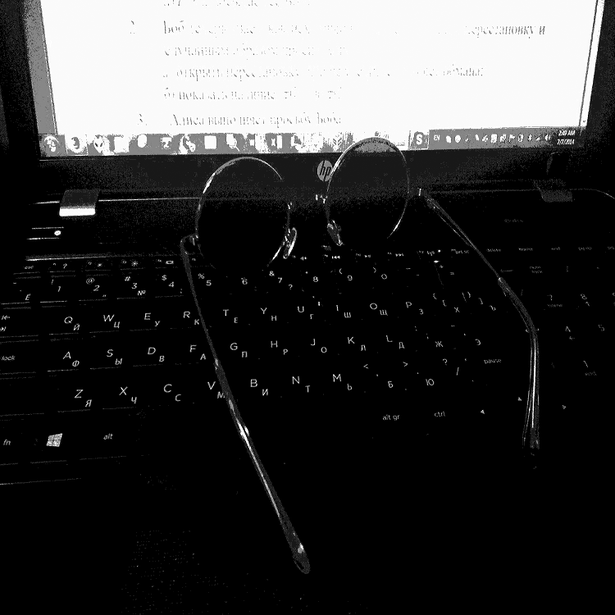
#> input picture GrayscaleContainer.bmp, 615 x 615 px, shrunk from 750 x 750 before the run, found by its file name
$ python BhatnagarEmbeddingMethod.py   (Python 2 division)
#> lines starting #> are read from the running program, lines starting #| are printed output that depends on the picture
# coding: utf-8


"""
Created on Thu Jul 23 2015

@author: Anton at 0x0af@ukr.net
"""

import numpy
import scipy
from PIL import Image


def bhatnagar_embed(grayscale_container_path, grayscale_watermark_path, watermarked_image_path, alpha):
    """
    Bhatnagar embedding method implementation.

    Outputs the resulting watermarked image to watermarked_image_path

    23-July-2015
    """
#> called with alpha = 10

    def is_power2(num):
        return num != 0 and ((num & (num - 1)) == 0)

    grayscale_container_2darray = numpy.asarray(Image.open(grayscale_container_path).convert("L"))
#> grayscale_container_2darray is the input picture: shape (615, 615); min 0, max 255, mean 57.4
    grayscale_watermark_2darray = numpy.asarray(Image.open(grayscale_watermark_path).convert("L"))
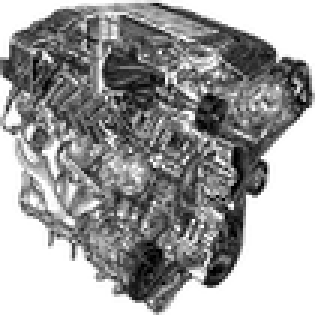
#> input picture GrayscaleWatermark.bmp, 105 x 105 px, shrunk from 128 x 128 before the run, found by its file name (shown 3 times larger)
#> grayscale_watermark_2darray is the input picture: shape (105, 105); min 0, max 255, mean 158.3

    # Resize container

    while not (is_power2(grayscale_container_2darray.shape[0])):
        grayscale_container_2darray = numpy.r_[
            grayscale_container_2darray, numpy.zeros(grayscale_container_2darray.shape[1])[numpy.newaxis]]
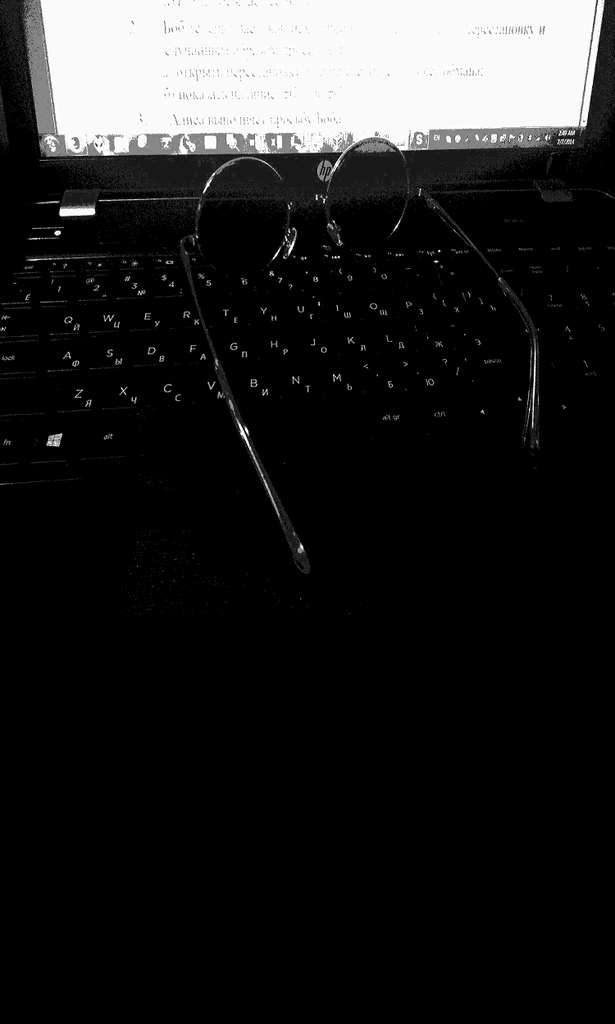
#> grayscale_container_2darray: shape (1024, 615) float64; min 0, max 255, mean 34.5

    while not (is_power2(grayscale_container_2darray.shape[1])):
        grayscale_container_2darray = numpy.c_[
            grayscale_container_2darray, numpy.zeros(grayscale_container_2darray.shape[0])]
#> grayscale_container_2darray: shape (1024, 1024) float64

    while grayscale_container_2darray.shape[0] != grayscale_container_2darray.shape[1]:
        if grayscale_container_2darray.shape[0] > grayscale_container_2darray.shape[1]:
            grayscale_container_2darray = numpy.c_[
                grayscale_container_2darray, numpy.zeros(grayscale_container_2darray.shape[0])]
        elif grayscale_container_2darray.shape[0] < grayscale_container_2darray.shape[1]:
            grayscale_container_2darray = numpy.r_[
                grayscale_container_2darray, numpy.zeros(grayscale_container_2darray.shape[1])[numpy.newaxis]]

    # Coarsest level watermark embed

    coarsest_level_watermarked_image = coarsest_level_embed(grayscale_container_2darray, grayscale_watermark_2darray,
                                                            alpha)

    # Finest level watermark embed

    finest_level_watermarked_image = finest_level_embed(coarsest_level_watermarked_image, grayscale_watermark_2darray,
                                                        alpha)

    finest_level_watermarked_image[finest_level_watermarked_image > 255] = 255
    finest_level_watermarked_image[finest_level_watermarked_image < 0] = 0

    watermarked_image = Image.fromarray(numpy.uint8(finest_level_watermarked_image))
    # watermarked_image.show()

    # Write image to file

    watermarked_image.save(watermarked_image_path)

    return


def finest_level_embed(grayscale_container_2darray, grayscale_watermark_2darray, alpha):
    # Get a 2-level 2D MR-WHT

    transformed_grayscale_stego = multiresolutional_walsh_hadamard_transform(
        multiresolutional_walsh_hadamard_transform(grayscale_container_2darray))

    # Select hh sub-band

    hh = numpy.zeros((transformed_grayscale_stego.shape[0] / 2, transformed_grayscale_stego.shape[0] / 2))

    # print hh.shape, transformed_grayscale_stego.shape

    for row in range(0, int(transformed_grayscale_stego.shape[0] / 2 - 1)):
        for cell in range(0, int(transformed_grayscale_stego.shape[0] / 2 - 1)):
            hh[row][cell] = transformed_grayscale_stego[row][cell]

    # Perform SVD on hh

    hhu, hhs, hhv = numpy.linalg.svd(hh, full_matrices=True)

    # Perform SVD on watermark

    wu, ws, wv = numpy.linalg.svd(grayscale_watermark_2darray, full_matrices=True)

    # Modify singular values of hh

    middle_sv_offset = 32

    for i in range(0, ws.shape[0]):
        hhs[i + middle_sv_offset] += (float(alpha) * float(ws[i])) / float(numpy.amax(hhs))

    # Perform ISVD on hh

    hh = numpy.dot(hhu, numpy.dot(numpy.diag(hhs), hhv))

    # Put hh back

    for row in range(0, int(transformed_grayscale_stego.shape[0] / 2 - 1)):
        for cell in range(0, int(transformed_grayscale_stego.shape[0] / 2 - 1)):
            transformed_grayscale_stego[row][cell] = hh[row][cell]

    # Get an inverse 2-level 2D MR-WHT

    inverse_transformed_grayscale_stego = inverse_multiresolutional_walsh_hadamard_transform(
        inverse_multiresolutional_walsh_hadamard_transform(transformed_grayscale_stego))

    return inverse_transformed_grayscale_stego


def coarsest_level_embed(grayscale_container_2darray, grayscale_watermark_2darray, alpha):
    # Get a 1-level 2D MR-WHT

#> called with alpha = 10
    transformed_grayscale_stego = multiresolutional_walsh_hadamard_transform(grayscale_container_2darray)
#> in multiresolutional_walsh_hadamard_transform, `transformed_grayscale_image = numpy.dot(H, grayscale_image)`:
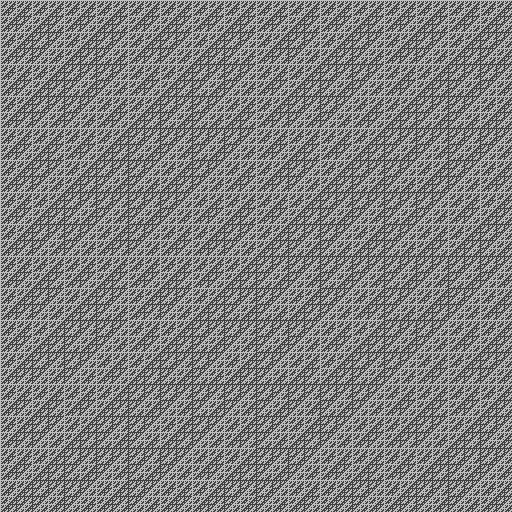
#> H: shape (1024, 1024) int64 (shown at 1/2 size); values -1 (black) and 1 (white), 50% white; black in thin lines or dots

    # Select hh sub-band

    hh = numpy.zeros((transformed_grayscale_stego.shape[0] / 2, transformed_grayscale_stego.shape[0] / 2))

    # print hh.shape, transformed_grayscale_stego.shape

    for row in range(0, int(transformed_grayscale_stego.shape[0] / 2 - 1)):
        for cell in range(0, int(transformed_grayscale_stego.shape[0] / 2 - 1)):
            hh[row][cell] = transformed_grayscale_stego[row][cell]

    # Perform SVD on hh

    hhu, hhs, hhv = numpy.linalg.svd(hh, full_matrices=True)
#> hhs = 512 values, max 1458115.4 at index 0, min 1.13e-10 at index 511, mean 9176.6

    # Perform SVD on watermark

    wu, ws, wv = numpy.linalg.svd(grayscale_watermark_2darray, full_matrices=True)
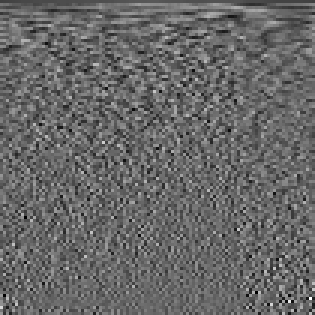
#> wv: shape (105, 105) float64 (shown 3 times larger); min -0.371, max 0.539, mean -0.000595; drawn with min black and max white
#> ws = 105 values, max 17653.8 at index 0, min 0.308 at index 104, mean 546.8

    # Modify singular values of hh

    middle_sv_offset = 63

    for i in range(0, ws.shape[0]):
        hhs[i + middle_sv_offset] += (float(alpha) * float(ws[i])) / float(numpy.amax(hhs))

    # Perform ISVD on hh

    hh = numpy.dot(hhu, numpy.dot(numpy.diag(hhs), hhv))

    # Put hh back

    for row in range(0, int(transformed_grayscale_stego.shape[0] / 2 - 1)):
        for cell in range(0, int(transformed_grayscale_stego.shape[0] / 2 - 1)):
            transformed_grayscale_stego[row][cell] = hh[row][cell]

    # Get an inverse 1-level 2D MR-WHT

    inverse_transformed_grayscale_stego = inverse_multiresolutional_walsh_hadamard_transform(
        transformed_grayscale_stego)
#> after the loop in finest_level_embed, `for row in range(0, int(transformed_grayscale_stego.shape[0] / 2 - 1)):`:
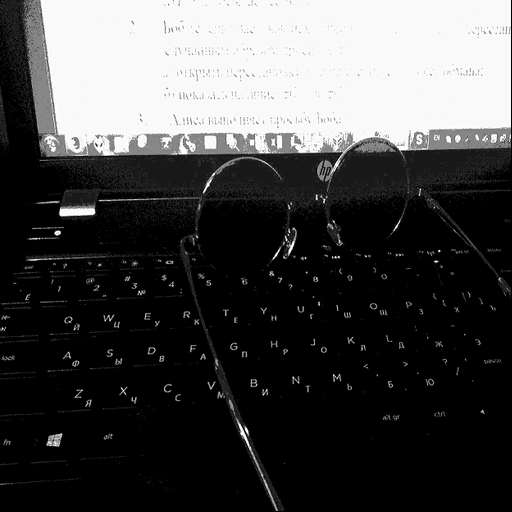
#> hh: shape (512, 512) float64; min -0.0867, max 261120.1, mean 72920.9; drawn with min black and max white
#> in finest_level_embed, `hhu, hhs, hhv = numpy.linalg.svd(hh, full_matrices=True)`: hhs = 512 values, max 65827792.4 at index 0, min 5.09e-09 at index 511, mean 411426.4
#> in bhatnagar_embed, `finest_level_watermarked_image[finest_level_watermarked_image > 255] =..`: finest_level_watermarked_image: shape (1024, 1024) float64; min -0.00015, max 255, mean 20.7
#> in bhatnagar_embed, `finest_level_watermarked_image[finest_level_watermarked_image < 0] = 0`: finest_level_watermarked_image: shape (1024, 1024) float64; min 0, max 255, mean 20.7

    return inverse_transformed_grayscale_stego


def bhatnagar_extract(grayscale_stego_path, grayscale_container_path, grayscale_watermark_path,
                      coarsest_extracted_watermark_path,
                      finest_extracted_watermark_path, watermark_size, alpha):
    """
    Bhatnagar extracting method implementation.

    Outputs the extracted watermark to ExtractedWatermarkPath

    23-July-2015
    """
#> called with watermark_size = 128, alpha = 10

    def is_power2(num):
        return num != 0 and ((num & (num - 1)) == 0)

    grayscale_stego_2darray = numpy.asarray(Image.open(grayscale_stego_path).convert("L"))
    grayscale_container_2darray = numpy.asarray(Image.open(grayscale_container_path).convert("L"))
    assert grayscale_stego_2darray.shape[0] == grayscale_stego_2darray.shape[1], 'Grayscale Stego is not square!'

    # Resize container

    while not (is_power2(grayscale_container_2darray.shape[0])):
        grayscale_container_2darray = numpy.r_[
            grayscale_container_2darray, numpy.zeros(grayscale_container_2darray.shape[1])[numpy.newaxis]]

    while not (is_power2(grayscale_container_2darray.shape[1])):
        grayscale_container_2darray = numpy.c_[
            grayscale_container_2darray, numpy.zeros(grayscale_container_2darray.shape[0])]

    while grayscale_container_2darray.shape[0] != grayscale_container_2darray.shape[1]:
        if grayscale_container_2darray.shape[0] > grayscale_container_2darray.shape[1]:
            grayscale_container_2darray = numpy.c_[
                grayscale_container_2darray, numpy.zeros(grayscale_container_2darray.shape[0])]
        elif grayscale_container_2darray.shape[0] < grayscale_container_2darray.shape[1]:
            grayscale_container_2darray = numpy.r_[
                grayscale_container_2darray, numpy.zeros(grayscale_container_2darray.shape[1])[numpy.newaxis]]

    assert grayscale_stego_2darray.shape[0] == grayscale_container_2darray.shape[
        1], 'Grayscale Container and Grayscale Stego sizes do not comply!'

    # grayscaleWatermark2DArray = numpy.asarray(Image.open(grayscale_watermark_path).convert("L"))

    # Extract watermark from the coarsest level

    coarsest_extracted_watermark = coarsest_level_extract(grayscale_stego_2darray, grayscale_container_2darray,
                                                          watermark_size,
                                                          alpha)
#> in coarsest_level_extract, `hhu, stego_hhs, hhv = numpy.linalg.svd(stego_hh, full_matrices=True)`: stego_hhs = 512 values, max 1454886.8 at index 0, min 1.13e-10 at index 511, mean 9179.5
#> in coarsest_level_extract, `hhu, container_hhs, hhv = numpy.linalg.svd(container_hh, full_matrices..`: container_hhs = 512 values, max 1458115.4 at index 0, min 1.13e-10 at index 511, mean 9176.6
#> after the loop in coarsest_level_extract, `for i in range(0, watermark_size):`: watermark_s = 128 values, max 48384631.7 at index 3, min -2309744.3 at index 113, mean 7947086.3

    coarsest_extracted_watermark[coarsest_extracted_watermark > 255] = 255
    coarsest_extracted_watermark[coarsest_extracted_watermark < 0] = 0
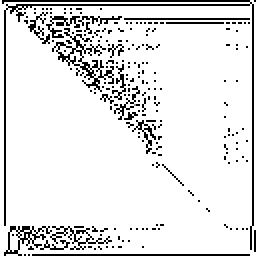
#> coarsest_extracted_watermark: shape (128, 128) float64 (shown 2 times larger); min 0, max 255, mean 227.2

    # Write image to file

    Image.fromarray(numpy.uint8(coarsest_extracted_watermark)).save(coarsest_extracted_watermark_path)

    # Extract watermark from the finest level

    finest_extracted_watermark = finest_level_extract(grayscale_stego_2darray, grayscale_container_2darray,
                                                      watermark_size,
                                                      alpha)

    finest_extracted_watermark[finest_extracted_watermark > 255] = 255
    finest_extracted_watermark[finest_extracted_watermark < 0] = 0

    # Write image to file

    Image.fromarray(numpy.uint8(finest_extracted_watermark)).save(finest_extracted_watermark_path)

    return


def finest_level_extract(grayscale_stego_2darray, grayscale_container_2darray, watermark_size, alpha):
    # Get a 2-level 2D MR-WHT of Stego and Container

#> called with watermark_size = 128, alpha = 10
    transformed_grayscale_stego = multiresolutional_walsh_hadamard_transform(
        multiresolutional_walsh_hadamard_transform(grayscale_stego_2darray))
    transformed_grayscale_container = multiresolutional_walsh_hadamard_transform(
        multiresolutional_walsh_hadamard_transform(grayscale_container_2darray))

    size = transformed_grayscale_stego.shape[0] / 2
#> size = 512

    # Select HH sub-band for both

    stego_hh = numpy.zeros((size, size))
    container_hh = numpy.zeros((size, size))

    for row in range(0, int(size - 1)):
        for cell in range(0, int(size - 1)):
            stego_hh[row][cell] = transformed_grayscale_stego[row][cell]

    for row in range(0, int(size - 1)):
        for cell in range(0, int(size - 1)):
            container_hh[row][cell] = transformed_grayscale_container[row][cell]

    # Perform SVD

    hhu, stego_hhs, hhv = numpy.linalg.svd(stego_hh, full_matrices=True)
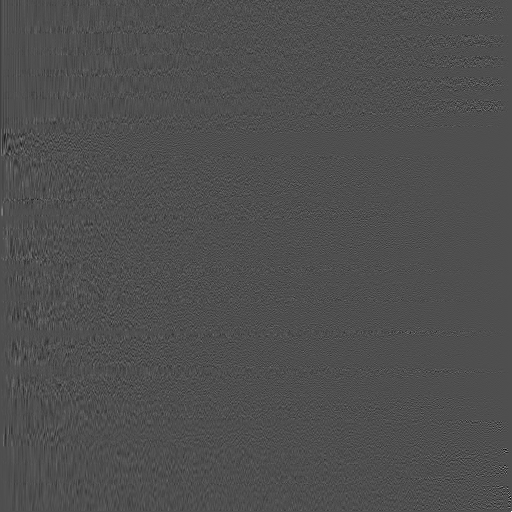
#> hhu: shape (512, 512) float64; min -0.449, max 1, mean 0.00012; drawn with min black and max white
#> stego_hhs = 512 values, max 65685046.6 at index 0, min 5.12e-09 at index 511, mean 411557.9
    hhu, container_hhs, hhv = numpy.linalg.svd(container_hh, full_matrices=True)
#> container_hhs has the same summary as hhs in finest_level_embed

    # Define watermark singular values

    middle_sv_offset = 32

    watermark_s = numpy.zeros(watermark_size)

    for i in range(0, watermark_size):
        watermark_s[i] = (float(stego_hhs[i + middle_sv_offset]) - float(container_hhs[i + middle_sv_offset])) / (
            float(alpha) / float(numpy.amax(container_hhs)))
#> after the loop, watermark_s = 128 values, max 8.24e+10 at index 27, min -1.73e+10 at index 0, mean 1.75e+10

    # Construct the extracted watermark

    wu, t, wv = numpy.linalg.svd(numpy.ones((watermark_size, watermark_size)))

    extracted_watermark = numpy.dot(wu, numpy.dot(numpy.diag(watermark_s), wv))

    return extracted_watermark


def coarsest_level_extract(grayscale_stego_2darray, grayscale_container2darray, watermark_size, alpha):
    # Get a 1-level 2D MR-WHT of Stego and Container

    transformed_grayscale_stego = multiresolutional_walsh_hadamard_transform(grayscale_stego_2darray)
    transformed_grayscale_container = multiresolutional_walsh_hadamard_transform(grayscale_container2darray)

    size = transformed_grayscale_stego.shape[0] / 2

    # Select HH sub-band for both

    stego_hh = numpy.zeros((size, size))
    container_hh = numpy.zeros((size, size))

    for row in range(0, int(size - 1)):
        for cell in range(0, int(size - 1)):
            stego_hh[row][cell] = transformed_grayscale_stego[row][cell]

    for row in range(0, int(size - 1)):
        for cell in range(0, int(size - 1)):
            container_hh[row][cell] = transformed_grayscale_container[row][cell]

    # Perform SVD

    hhu, stego_hhs, hhv = numpy.linalg.svd(stego_hh, full_matrices=True)
    hhu, container_hhs, hhv = numpy.linalg.svd(container_hh, full_matrices=True)

    # Define watermark singular values

    middle_sv_offset = 63

    watermark_s = numpy.zeros(watermark_size)

    for i in range(0, watermark_size):
        watermark_s[i] = (float(stego_hhs[i + middle_sv_offset]) - float(container_hhs[i + middle_sv_offset])) / (
            float(alpha) / float(numpy.amax(container_hhs)))

    # Construct the extracted watermark

    wu, t, wv = numpy.linalg.svd(numpy.ones((watermark_size, watermark_size)))

    extracted_watermark = numpy.dot(wu, numpy.dot(numpy.diag(watermark_s), wv))

    return extracted_watermark


def multiresolutional_walsh_hadamard_transform(grayscale_image):
    """
    MR-WHT implementation.

    Outputs 1-level MR-WHT transformed image

    23-July-2015
    """

    def is_power2(num):
        return num != 0 and ((num & (num - 1)) == 0)

    assert is_power2(grayscale_image.shape[0]) and (
        grayscale_image.shape[0] == grayscale_image.shape[1]), 'Grayscale Image size is not a power of 2 or not square!'

    # image = Image.fromarray(numpy.uint8(grayscale_image))
    # image.show()

    # print 'Pre-transformed_grayscale_image:\r\n',grayscale_image

    # Do usual WHT
    N = grayscale_image.shape[0]
    H = scipy.linalg.hadamard(N)
    transformed_grayscale_image = numpy.dot(H, grayscale_image)

    # [21 lines of commented-out code are left out]

    return transformed_grayscale_image


def inverse_multiresolutional_walsh_hadamard_transform(transformed_grayscale_image):
    """
    MR-WHT implementation.

    Outputs 1-level inverse MR-WHT transformed image

    23-July-2015
    """

    n = transformed_grayscale_image.shape[0]

    # ColumnWiseTransformedGrayscaleImage = numpy.zeros(transformed_grayscale_image.shape)
    #
    # for column in range(0,n):
    #    for row in range(1,int(n/2)):
    #        ColumnWiseTransformedGrayscaleImage[2*row-1][column] = transformed_grayscale_image[row][column] + math.floor(float(transformed_grayscale_image[n/2 + row][column] + 1)/2)
    #        ColumnWiseTransformedGrayscaleImage[2*row][column] = transformed_grayscale_image[2*row-1][column] - transformed_grayscale_image[n/2 + row][column]
    #
    # print 'Column wise inverse_transformed_grayscale_image:\r\n',ColumnWiseTransformedGrayscaleImage

    # RowWiseTransformedGrayscaleImage = numpy.zeros(transformed_grayscale_image.shape)
    #
    # for row in range(0,n):
    #    for column in range(1,int(n/2)):
    #        RowWiseTransformedGrayscaleImage[row][2*column-1] = transformed_grayscale_image[row][column] + math.floor(float(transformed_grayscale_image[row][n/2 + column] + 1)/2)
    #        RowWiseTransformedGrayscaleImage[row][2*column] = transformed_grayscale_image[row][2*column-1] - transformed_grayscale_image[row][n/2 + column]
    #
    # print 'Row wise inverse_transformed_grayscale_image:\r\n',RowWiseTransformedGrayscaleImage

    # Do usual IWHT
    h = scipy.linalg.hadamard(n)
    inverse_transformed_grayscale_image = numpy.dot(h, transformed_grayscale_image) / n

    # image = Image.fromarray(numpy.uint8(inverse_transformed_grayscale_image))
    # image.show()

    return inverse_transformed_grayscale_image


bhatnagar_embed("..\\steganography-embedding\\GrayscaleContainer.bmp",
                "..\\steganography-embedding\\GrayscaleWatermark.bmp",
                "..\\steganography-embedding\\Bhatnagar_Watermarked_Image.bmp", float(10))

bhatnagar_extract("..\\steganography-embedding\\Bhatnagar_Watermarked_Image.bmp",
                  "..\\steganography-embedding\\GrayscaleContainer.bmp",
                  "..\\steganography-embedding\\GrayscaleWatermark.bmp",
                  "..\\steganography-embedding\\Bhatnagar_Coarsest_Level_Extracted_Watermark.bmp",
                  "..\\steganography-embedding\\Bhatnagar_Finest_Level_Extracted_Watermark.bmp",
                  128, float(10))
